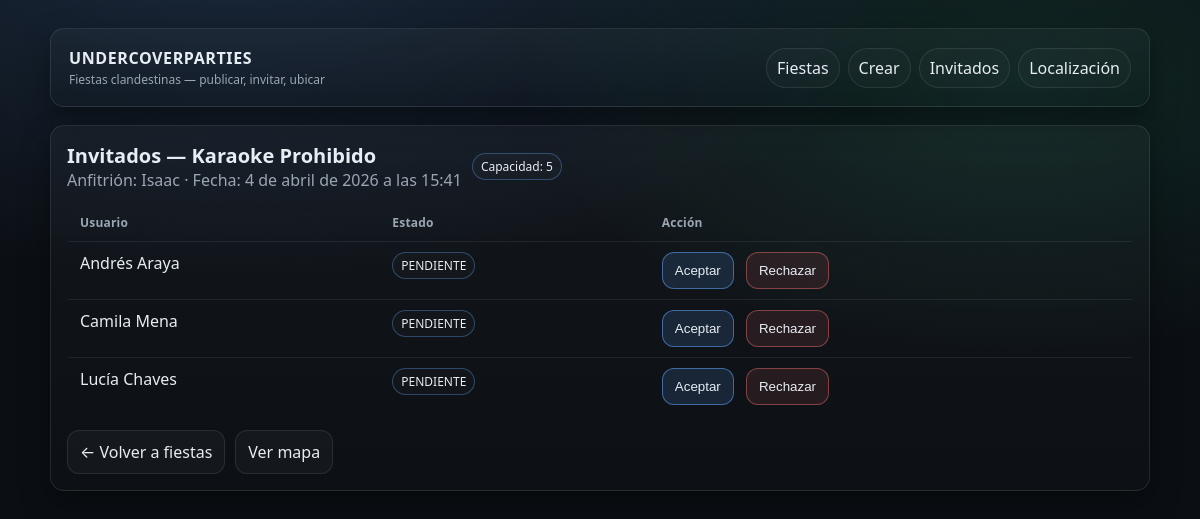
/fiestas/282/invitados, run on the app's committed database.
### party_app/models.py (models this page shows, shortened)
class Party(models.Model):
    nombre = models.CharField(max_length=200)
    ubicacion = models.CharField(max_length=255)
    ubicacion_lat = models.FloatField()
    ubicacion_lng = models.FloatField()
    capacidad = models.PositiveIntegerField()
    fecha = models.DateTimeField()
    anfitrion = models.CharField(max_length=120)
    fecha_creacion = models.DateTimeField(auto_now_add=True)

class Invitation(models.Model):
    class Estado(models.TextChoices):
        PENDIENTE = "PENDIENTE", "Pendiente"
        ACEPTADA = "ACEPTADA", "Aceptada"
        RECHAZADA = "RECHAZADA", "Rechazada"
    party = models.ForeignKey(Party, on_delete=models.CASCADE, related_name="invitaciones")
    usuario = models.CharField(max_length=120)
    estado = models.CharField(max_length=20, choices=Estado.choices, default=Estado.PENDIENTE)
    fecha_aceptacion = models.DateTimeField(null=True, blank=True)

### party_app/views.py (the view)
# urls.py: path("fiestas/<int:party_id>/invitados", views.lista_invitados_fiesta),
@require_GET
def lista_invitados_fiesta(request: HttpRequest, party_id: int) -> HttpResponse:
    party = PartyRepository().get_party(party_id=party_id)
    invitations = InvitationRepository().list_invitations_for_party(party_id=party_id)
    return render(request, "parties/party_guests.html", {"party": party, "invitations": invitations})

### party_app/repositories.py (called while the page is built)
    def get_party(self, *, party_id: int) -> Party:
        return Party.objects.get(id=party_id)

    def list_invitations_for_party(self, *, party_id: int):
        return (
            Invitation.objects.select_related("party")
            .filter(party_id=party_id)
            .order_by("estado", "usuario")
        )

### templates/parties/party_guests.html (shortened to what this page needs)
{% extends "base.html" %}
{% block content %}
  <section class="card">
    <div class="split">
      <div>
        <h2 class="h2" style="margin:0;">Invitados — {{ party.nombre }}</h2>
        <div class="muted">Anfitrión: {{ party.anfitrion }} · Fecha: {{ party.fecha }}</div>
      </div>
      <span class="badge wait">Capacidad: {{ party.capacidad }}</span>
    </div>
    {% if invitations|length == 0 %}
      <div class="notice" style="margin-top: 12px;">
        <div>
          <div><b>Sin invitaciones</b></div>
          <div class="muted">Probá correr el seed para datos de ejemplo.</div>
        </div>
      </div>
    {% else %}
      <table class="table" style="margin-top: 12px;">
        <thead>
          <tr>
            <th>Usuario</th>
            <th>Estado</th>
            <th>Acción</th>
          </tr>
        </thead>
        <tbody>
          {% for inv in invitations %}
            <tr>
              <td>{{ inv.usuario }}</td>
              <td>
                {% if inv.estado == 'ACEPTADA' %}
                  <span class="badge ok">ACEPTADA</span>
                {% elif inv.estado == 'RECHAZADA' %}
                  <span class="badge no">RECHAZADA</span>
                {% else %}
                  <span class="badge wait">PENDIENTE</span>
                {% endif %}
              </td>
              <td>
                {% if inv.estado == 'PENDIENTE' %}
                  <form method="post" action="/invitaciones/{{ inv.id }}/aceptar" style="display:inline;">
                    <button class="btn primary" type="submit">Aceptar</button>
                  </form>
                  <form method="post" action="/invitaciones/{{ inv.id }}/rechazar" style="display:inline; margin-left: 8px;">
                    <button class="btn danger" type="submit">Rechazar</button>
                  </form>
                {% else %}
                  <span class="muted">—</span>
                {% endif %}
              </td>
            </tr>
          {% endfor %}
        </tbody>
      </table>
    {% endif %}
    <div class="actions">
      <a class="btn" href="/fiestas">← Volver a fiestas</a>
      <a class="btn" href="/localizacion">Ver mapa</a>
    </div>
  </section>
{% endblock %}

### static/app.css (style rules this page uses)
:root { --bg: #0b0f14; --panel: #111826; --panel-2: #0f1520; --text: #e6edf3; --muted: #9aa6b2; --border: rgba(230, 237, 243, 0.10); --focus: rgba(96, 165, 250, 0.35); --accent: #60a5fa; --danger: #f87171; --success: #34d399; --shadow: 0 12px 30px rgba(0, 0, 0, 0.40); --radius: 14px; }
* { box-sizing: border-box; }
html, body { height: 100%; }
body { margin: 0; font-family: ui-sans-serif, system-ui, -apple-system, Segoe UI, Roboto, Arial, "Apple Color Emoji", "Segoe UI Emoji"; background: radial-gradient(1200px 600px at 20% -10%, rgba(96, 165, 250, 0.18), transparent 60%), radial-gradient(900px 500px at 85% 10%, rgba(52, 211, 153, 0.12), transparent 55%), var(--bg); color: var(--text); }
a { color: var(--accent); text-decoration: none; }
.card { background: linear-gradient(180deg, rgba(255,255,255,0.03), rgba(255,255,255,0.01)); border: 1px solid var(--border); border-radius: var(--radius); padding: 16px; box-shadow: var(--shadow); }
.h2 { margin: 0 0 12px; font-size: 20px; }
.muted { color: var(--muted); }
.actions { display: flex; gap: 10px; flex-wrap: wrap; margin-top: 14px; align-items: center; }
.btn { display: inline-flex; align-items: center; justify-content: center; gap: 8px; padding: 10px 12px; border-radius: 12px; border: 1px solid var(--border); background: rgba(255,255,255,0.03); color: var(--text); cursor: pointer; }
.btn.primary { border-color: rgba(96, 165, 250, 0.55); background: rgba(96, 165, 250, 0.14); }
.btn.danger { border-color: rgba(248, 113, 113, 0.45); background: rgba(248, 113, 113, 0.10); }
.table { width: 100%; border-collapse: collapse; overflow: hidden; border-radius: 12px; border: 1px solid var(--border); }
.table th, .table td { padding: 10px 12px; border-bottom: 1px solid rgba(230, 237, 243, 0.08); text-align: left; vertical-align: top; }
.table th { color: var(--muted); font-weight: 600; font-size: 12px; letter-spacing: 0.2px; }
.badge { display: inline-flex; align-items: center; padding: 4px 8px; border-radius: 999px; border: 1px solid var(--border); font-size: 12px; color: var(--text); background: rgba(255,255,255,0.02); }
.badge.wait { border-color: rgba(96, 165, 250, 0.35); }
.split { display: flex; gap: 10px; align-items: center; flex-wrap: wrap; }

### data on the page
Party: nombre "Karaoke Prohibido", anfitrion "Isaac", fecha "4 de abril de 2026 a las 15:41", capacidad "5"
Invitation: usuario "Andrés Araya", estado "PENDIENTE"
Invitation: usuario "Camila Mena", estado "PENDIENTE"
Invitation: usuario "Lucía Chaves", estado "PENDIENTE"
